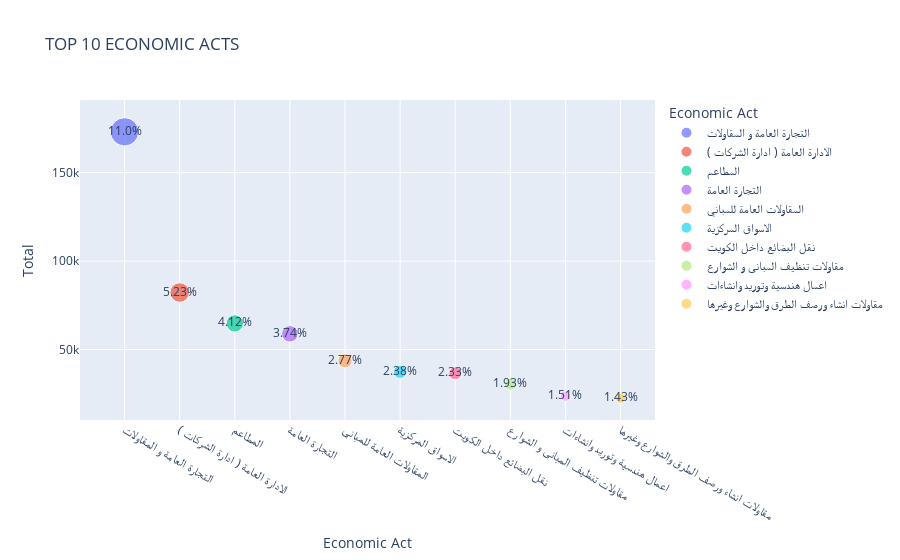

This figure's notebook cell:
### Code cell
#hide_input
fig = px.scatter(insight4, x="Economic Act", y="Total",size="Total",color="Economic Act",text = "Percentage", title = "TOP 10 ECONOMIC ACTS")
fig.show()

### Figure 1 — Plotly figure (JSON) as saved in the notebook; plotly's stock layout.template omitted (floating-point values rounded to 4 significant figures)
{"data": [{"hovertemplate": "Economic Act=%{x}<br>Total=%{marker.size}<br>Percentage=%{text}<extra></extra>", "legendgroup": "التجارة العامة و المقاولات", "marker": {"color": "#636efa", "size": [173082], "sizemode": "area", "sizeref": 432.7, "symbol": "circle"}, "mode": "markers+text", "name": "التجارة العامة و المقاولات", "orientation": "v", "showlegend": true, "text": ["11.0%"], "type": "scatter", "x": ["التجارة العامة و المقاولات"], "xaxis": "x", "y": [173082], "yaxis": "y"}, {"hovertemplate": "Economic Act=%{x}<br>Total=%{marker.size}<br>Percentage=%{text}<extra></extra>", "legendgroup": "الادارة العامة ( ادارة الشركات )", "marker": {"color": "#EF553B", "size": [82254], "sizemode": "area", "sizeref": 432.7, "symbol": "circle"}, "mode": "markers+text", "name": "الادارة العامة ( ادارة الشركات )", "orientation": "v", "showlegend": true, "text": ["5.23%"], "type": "scatter", "x": ["الادارة العامة ( ادارة الشركات )"], "xaxis": "x", "y": [82254], "yaxis": "y"}, {"hovertemplate": "Economic Act=%{x}<br>Total=%{marker.size}<br>Percentage=%{text}<extra></extra>", "legendgroup": "المطاعم", "marker": {"color": "#00cc96", "size": [64775], "sizemode": "area", "sizeref": 432.7, "symbol": "circle"}, "mode": "markers+text", "name": "المطاعم", "orientation": "v", "showlegend": true, "text": ["4.12%"], "type": "scatter", "x": ["المطاعم"], "xaxis": "x", "y": [64775], "yaxis": "y"}, {"hovertemplate": "Economic Act=%{x}<br>Total=%{marker.size}<br>Percentage=%{text}<extra></extra>", "legendgroup": "التجارة العامة", "marker": {"color": "#ab63fa", "size": [58902], "sizemode": "area", "sizeref": 432.7, "symbol": "circle"}, "mode": "markers+text", "name": "التجارة العامة", "orientation": "v", "showlegend": true, "text": ["3.74%"], "type": "scatter", "x": ["التجارة العامة"], "xaxis": "x", "y": [58902], "yaxis": "y"}, {"hovertemplate": "Economic Act=%{x}<br>Total=%{marker.size}<br>Percentage=%{text}<extra></extra>", "legendgroup": "المقاولات العامة للمباني", "marker": {"color": "#FFA15A", "size": [43664], "sizemode": "area", "sizeref": 432.7, "symbol": "circle"}, "mode": "markers+text", "name": "المقاولات العامة للمباني", "orientation": "v", "showlegend": true, "text": ["2.77%"], "type": "scatter", "x": ["المقاولات العامة للمباني"], "xaxis": "x", "y": [43664], "yaxis": "y"}, {"hovertemplate": "Economic Act=%{x}<br>Total=%{marker.size}<br>Percentage=%{text}<extra></extra>", "legendgroup": "الاسواق المركزية", "marker": {"color": "#19d3f3", "size": [37392], "sizemode": "area", "sizeref": 432.7, "symbol": "circle"}, "mode": "markers+text", "name": "الاسواق المركزية", "orientation": "v", "showlegend": true, "text": ["2.38%"], "type": "scatter", "x": ["الاسواق المركزية"], "xaxis": "x", "y": [37392], "yaxis": "y"}, {"hovertemplate": "Economic Act=%{x}<br>Total=%{marker.size}<br>Percentage=%{text}<extra></extra>", "legendgroup": "نقل البضائع داخل الكويت", "marker": {"color": "#FF6692", "size": [36597], "sizemode": "area", "sizeref": 432.7, "symbol": "circle"}, "mode": "markers+text", "name": "نقل البضائع داخل الكويت", "orientation": "v", "showlegend": true, "text": ["2.33%"], "type": "scatter", "x": ["نقل البضائع داخل الكويت"], "xaxis": "x", "y": [36597], "yaxis": "y"}, {"hovertemplate": "Economic Act=%{x}<br>Total=%{marker.size}<br>Percentage=%{text}<extra></extra>", "legendgroup": "مقاولات تنظيف المبانى و الشوارع", "marker": {"color": "#B6E880", "size": [30410], "sizemode": "area", "sizeref": 432.7, "symbol": "circle"}, "mode": "markers+text", "name": "مقاولات تنظيف المبانى و الشوارع", "orientation": "v", "showlegend": true, "text": ["1.93%"], "type": "scatter", "x": ["مقاولات تنظيف المبانى و الشوارع"], "xaxis": "x", "y": [30410], "yaxis": "y"}, {"hovertemplate": "Economic Act=%{x}<br>Total=%{marker.size}<br>Percentage=%{text}<extra></extra>", "legendgroup": "اعمال هندسية وتوريد وانشاءات", "marker": {"color": "#FF97FF", "size": [23693], "sizemode": "area", "sizeref": 432.7, "symbol": "circle"}, "mode": "markers+text", "name": "اعمال هندسية وتوريد وانشاءات", "orientation": "v", "showlegend": true, "text": ["1.51%"], "type": "scatter", "x": ["اعمال هندسية وتوريد وانشاءات"], "xaxis": "x", "y": [23693], "yaxis": "y"}, {"hovertemplate": "Economic Act=%{x}<br>Total=%{marker.size}<br>Percentage=%{text}<extra></extra>", "legendgroup": "مقاولات انشاء ورصف الطرق والشوارع وغيرها", "marker": {"color": "#FECB52", "size": [22449], "sizemode": "area", "sizeref": 432.7, "symbol": "circle"}, "mode": "markers+text", "name": "مقاولات انشاء ورصف الطرق والشوارع وغيرها", "orientation": "v", "showlegend": true, "text": ["1.43%"], "type": "scatter", "x": ["مقاولات انشاء ورصف الطرق والشوارع وغيرها"], "xaxis": "x", "y": [22449], "yaxis": "y"}], "layout": {"legend": {"itemsizing": "constant", "title": {"text": "Economic Act"}, "tracegroupgap": 0}, "title": {"text": "TOP 10 ECONOMIC ACTS"}, "xaxis": {"anchor": "y", "categoryarray": ["التجارة العامة و المقاولات", "الادارة العامة ( ادارة الشركات )", "المطاعم", "التجارة العامة", "المقاولات العامة للمباني", "الاسواق المركزية", "نقل البضائع داخل الكويت", "مقاولات تنظيف المبانى و الشوارع", "اعمال هندسية وتوريد وانشاءات", "مقاولات انشاء ورصف الطرق والشوارع وغيرها"], "categoryorder": "array", "domain": [0, 1], "title": {"text": "Economic Act"}}, "yaxis": {"anchor": "x", "domain": [0, 1], "title": {"text": "Total"}}}}
